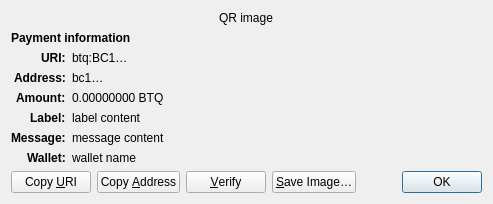
<?xml version="1.0" encoding="UTF-8"?>
<ui version="4.0">
 <class>ReceiveRequestDialog</class>
 <widget class="QDialog" name="ReceiveRequestDialog">
  <property name="geometry">
   <rect>
    <x>0</x>
    <y>0</y>
    <width>413</width>
    <height>229</height>
   </rect>
  </property>
  <property name="windowTitle">
   <string>Request payment to …</string>
  </property>
  <layout class="QGridLayout" name="gridLayout" columnstretch="0,1">
   <property name="sizeConstraint">
    <enum>QLayout::SetFixedSize</enum>
   </property>
   <item row="0" column="0" colspan="2" alignment="Qt::AlignHCenter">
    <widget class="QRImageWidget" name="qr_code">
     <property name="text">
      <string notr="true">QR image</string>
     </property>
     <property name="textInteractionFlags">
      <set>Qt::NoTextInteraction</set>
     </property>
    </widget>
   </item>
   <item row="1" column="0" colspan="2">
    <widget class="QLabel" name="payment_header">
     <property name="font">
      <font>
       <weight>75</weight>
       <bold>true</bold>
      </font>
     </property>
     <property name="text">
      <string>Payment information</string>
     </property>
     <property name="textInteractionFlags">
      <set>Qt::NoTextInteraction</set>
     </property>
    </widget>
   </item>
   <item row="2" column="0" alignment="Qt::AlignRight|Qt::AlignTop">
    <widget class="QLabel" name="uri_tag">
     <property name="font">
      <font>
       <weight>75</weight>
       <bold>true</bold>
      </font>
     </property>
     <property name="text">
      <string notr="true">URI:</string>
     </property>
     <property name="textFormat">
      <enum>Qt::PlainText</enum>
     </property>
     <property name="textInteractionFlags">
      <set>Qt::NoTextInteraction</set>
     </property>
    </widget>
   </item>
   <item row="2" column="1" alignment="Qt::AlignTop">
    <widget class="QLabel" name="uri_content">
     <property name="text">
      <string notr="true">btq:BC1…</string>
     </property>
     <property name="textFormat">
      <enum>Qt::RichText</enum>
     </property>
     <property name="wordWrap">
      <bool>true</bool>
     </property>
     <property name="textInteractionFlags">
      <set>Qt::TextSelectableByMouse</set>
     </property>
    </widget>
   </item>
   <item row="3" column="0" alignment="Qt::AlignRight|Qt::AlignTop">
    <widget class="QLabel" name="address_tag">
     <property name="font">
      <font>
       <weight>75</weight>
       <bold>true</bold>
      </font>
     </property>
     <property name="text">
      <string>Address:</string>
     </property>
     <property name="textInteractionFlags">
      <set>Qt::NoTextInteraction</set>
     </property>
    </widget>
   </item>
   <item row="3" column="1" alignment="Qt::AlignTop">
    <widget class="QLabel" name="address_content">
     <property name="text">
      <string notr="true">bc1…</string>
     </property>
     <property name="textFormat">
      <enum>Qt::PlainText</enum>
     </property>
     <property name="textInteractionFlags">
      <set>Qt::TextSelectableByMouse</set>
     </property>
    </widget>
   </item>
   <item row="4" column="0" alignment="Qt::AlignRight|Qt::AlignTop">
    <widget class="QLabel" name="amount_tag">
     <property name="font">
      <font>
       <weight>75</weight>
       <bold>true</bold>
      </font>
     </property>
     <property name="text">
      <string>Amount:</string>
     </property>
     <property name="textInteractionFlags">
      <set>Qt::NoTextInteraction</set>
     </property>
    </widget>
   </item>
   <item row="4" column="1" alignment="Qt::AlignTop">
    <widget class="QLabel" name="amount_content">
     <property name="text">
      <string notr="true">0.00000000 BTQ</string>
     </property>
     <property name="textFormat">
      <enum>Qt::PlainText</enum>
     </property>
     <property name="textInteractionFlags">
      <set>Qt::TextSelectableByMouse</set>
     </property>
    </widget>
   </item>
   <item row="5" column="0" alignment="Qt::AlignRight|Qt::AlignTop">
    <widget class="QLabel" name="label_tag">
     <property name="font">
      <font>
       <weight>75</weight>
       <bold>true</bold>
      </font>
     </property>
     <property name="text">
      <string>Label:</string>
     </property>
     <property name="textInteractionFlags">
      <set>Qt::NoTextInteraction</set>
     </property>
    </widget>
   </item>
   <item row="5" column="1" alignment="Qt::AlignTop">
    <widget class="QLabel" name="label_content">
     <property name="text">
      <string notr="true">label content</string>
     </property>
     <property name="textFormat">
      <enum>Qt::PlainText</enum>
     </property>
     <property name="wordWrap">
      <bool>true</bool>
     </property>
     <property name="textInteractionFlags">
      <set>Qt::TextSelectableByMouse</set>
     </property>
    </widget>
   </item>
   <item row="6" column="0" alignment="Qt::AlignRight|Qt::AlignTop">
    <widget class="QLabel" name="message_tag">
     <property name="font">
      <font>
       <weight>75</weight>
       <bold>true</bold>
      </font>
     </property>
     <property name="text">
      <string>Message:</string>
     </property>
     <property name="textInteractionFlags">
      <set>Qt::NoTextInteraction</set>
     </property>
    </widget>
   </item>
   <item row="6" column="1" alignment="Qt::AlignTop">
    <widget class="QLabel" name="message_content">
     <property name="text">
      <string notr="true">message content</string>
     </property>
     <property name="textFormat">
      <enum>Qt::PlainText</enum>
     </property>
     <property name="wordWrap">
      <bool>true</bool>
     </property>
     <property name="textInteractionFlags">
      <set>Qt::TextSelectableByMouse</set>
     </property>
    </widget>
   </item>
   <item row="7" column="0" alignment="Qt::AlignRight|Qt::AlignTop">
    <widget class="QLabel" name="wallet_tag">
     <property name="font">
      <font>
       <weight>75</weight>
       <bold>true</bold>
      </font>
     </property>
     <property name="text">
      <string>Wallet:</string>
     </property>
     <property name="textInteractionFlags">
      <set>Qt::NoTextInteraction</set>
     </property>
    </widget>
   </item>
   <item row="7" column="1" alignment="Qt::AlignTop">
    <widget class="QLabel" name="wallet_content">
     <property name="text">
      <string notr="true">wallet name</string>
     </property>
     <property name="textFormat">
      <enum>Qt::PlainText</enum>
     </property>
     <property name="wordWrap">
      <bool>true</bool>
     </property>
     <property name="textInteractionFlags">
      <set>Qt::TextSelectableByMouse</set>
     </property>
    </widget>
   </item>
   <item row="8" column="0" colspan="2">
    <layout class="QHBoxLayout" name="horizontalLayout">
     <item>
      <widget class="QPushButton" name="btnCopyURI">
       <property name="text">
        <string>Copy &amp;URI</string>
       </property>
       <property name="autoDefault">
        <bool>false</bool>
       </property>
      </widget>
     </item>
     <item>
      <widget class="QPushButton" name="btnCopyAddress">
       <property name="text">
        <string>Copy &amp;Address</string>
       </property>
       <property name="autoDefault">
        <bool>false</bool>
       </property>
      </widget>
     </item>
     <item>
      <widget class="QPushButton" name="btnVerify">
       <property name="text">
        <string>&amp;Verify</string>
       </property>
       <property name="toolTip">
        <string>Verify this address on e.g. a hardware wallet screen</string>
       </property>
       <property name="autoDefault">
        <bool>false</bool>
       </property>
      </widget>
     </item>
     <item>
      <widget class="QPushButton" name="btnSaveAs">
       <property name="text">
        <string>&amp;Save Image…</string>
       </property>
       <property name="autoDefault">
        <bool>false</bool>
       </property>
      </widget>
     </item>
     <item>
      <spacer name="horizontalSpacer_2">
       <property name="orientation">
        <enum>Qt::Horizontal</enum>
       </property>
       <property name="sizeHint" stdset="0">
        <size>
         <width>40</width>
         <height>20</height>
        </size>
       </property>
      </spacer>
     </item>
     <item>
      <widget class="QDialogButtonBox" name="buttonBox">
       <property name="focusPolicy">
        <enum>Qt::StrongFocus</enum>
       </property>
       <property name="standardButtons">
        <set>QDialogButtonBox::Ok</set>
       </property>
      </widget>
     </item>
    </layout>
   </item>
  </layout>
 </widget>
 <customwidgets>
  <customwidget>
   <class>QRImageWidget</class>
   <extends>QLabel</extends>
   <header>qt/qrimagewidget.h</header>
  </customwidget>
 </customwidgets>
 <tabstops>
  <tabstop>buttonBox</tabstop>
  <tabstop>btnCopyURI</tabstop>
  <tabstop>btnCopyAddress</tabstop>
  <tabstop>btnSaveAs</tabstop>
 </tabstops>
 <resources/>
 <connections>
  <connection>
   <sender>buttonBox</sender>
   <signal>accepted()</signal>
   <receiver>ReceiveRequestDialog</receiver>
   <slot>accept()</slot>
   <hints>
    <hint type="sourcelabel">
     <x>135</x>
     <y>230</y>
    </hint>
    <hint type="destinationlabel">
     <x>135</x>
     <y>126</y>
    </hint>
   </hints>
  </connection>
 </connections>
</ui>
